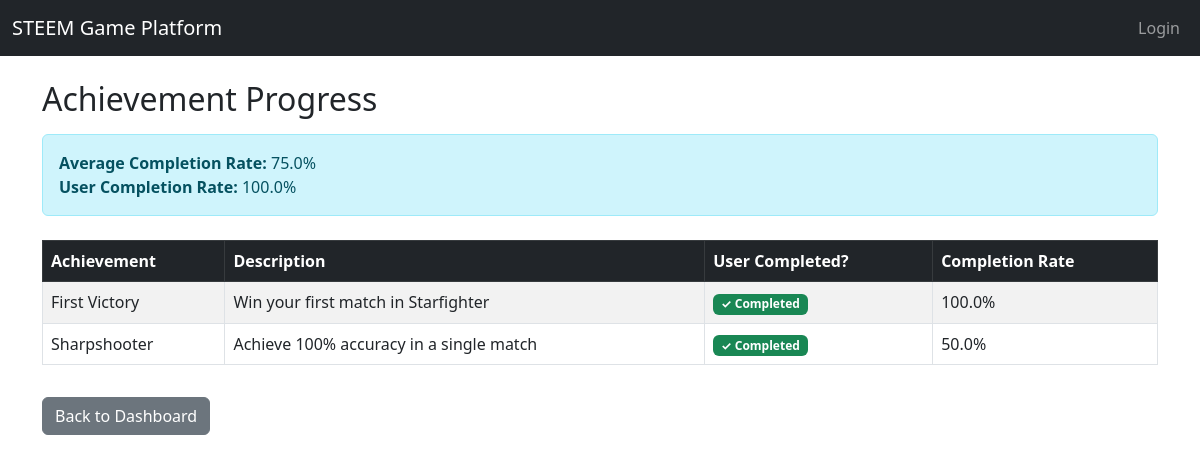
The page /user/1/game/1/achievements on the database its author committed.
### tables this page shows
CREATE TABLE Achievements (
    AchievementID INTEGER PRIMARY KEY AUTOINCREMENT,
    GameID INTEGER,
    Title TEXT NOT NULL,
    Description TEXT,
    FOREIGN KEY (GameID) REFERENCES Games(GameID)
);

### app.py (the view)
@app.route("/user/<int:userID>/game/<int:gameID>/achievements")
def user_game_achievements(userID, gameID):
    db = get_db()
    rows = db.execute(
        """
        WITH AmountsPurchased AS (
            SELECT GameID, COUNT(*) AS PurchaseCount
            FROM Purchases
            GROUP BY GameID
        ),
        AchievementCounts AS (
            SELECT a.AchievementID, COUNT(ac.UserID) AS AchievementCount
            FROM Achievements a
            LEFT JOIN Achieved ac ON ac.AchievementID = a.AchievementID
            GROUP BY a.AchievementID
        )
        SELECT
            a.AchievementID,
            a.Title AS AchievementTitle,
            a.Description,

            CASE WHEN ua.UserID IS NOT NULL THEN 1 ELSE 0 END AS UserHasAchieved,

            COALESCE(
                (1.0 * ac.AchievementCount)
                / NULLIF(ap.PurchaseCount, 0),
            0) AS AchievementRate

        FROM Achievements a
        JOIN AchievementCounts ac ON a.AchievementID = ac.AchievementID
        LEFT JOIN AmountsPurchased ap ON a.GameID = ap.GameID
        LEFT JOIN Achieved ua
               ON ua.AchievementID = a.AchievementID AND ua.UserID = ?

        WHERE a.GameID = ?
        ORDER BY a.Title ASC;
        """,
        (userID, gameID)
    ).fetchall()
    avg_game_completion = db.execute(
        """
        WITH UserAchievements AS (
            SELECT ac.UserID, a.GameID, COUNT(*) AS AchievedCount
            FROM Achievements a
            JOIN Achieved ac ON ac.AchievementID = a.AchievementID
            GROUP BY ac.UserID, a.GameID
        ),
        TotalAchievements AS (
            SELECT GameID, COUNT(*) AS TotalAchievements
            FROM Achievements
            GROUP BY GameID
        )
        SELECT COALESCE(
            ROUND(AVG(1.0 * ua.AchievedCount / ta.TotalAchievements), 3),
            0
        )
        FROM UserAchievements ua
        JOIN TotalAchievements ta ON ua.GameID = ta.GameID
        WHERE ua.GameID = ?;
        """,
        (gameID,)
    ).fetchone()[0]
    user_game_completion = db.execute(
        """
        WITH UserAchieved AS (
            SELECT COUNT(*) AS UserCount
            FROM Achieved ac
            JOIN Achievements a ON ac.AchievementID = a.AchievementID
            WHERE ac.UserID = ? AND a.GameID = ?
        ),
        TotalAchievements AS (
            SELECT COUNT(*) AS TotalCount
            FROM Achievements WHERE GameID = ?
        )
        SELECT COALESCE(
            ROUND(1.0 * ua.UserCount / NULLIF(t.TotalCount, 0), 3),
            0
        )
        FROM UserAchieved ua, TotalAchievements t;
        """,
        (userID, gameID, gameID)
    ).fetchone()[0]
    return render_template(
        "user_game_achievements.html",
        rows=rows,
        avg_game_completion=avg_game_completion,
        user_game_completion=user_game_completion,
        userID=userID
    )

### app.py (called while the page is built)
def get_db():
    if 'db' not in g:
        g.db = sqlite3.connect(DATABASE)
        g.db.row_factory = sqlite3.Row
    return g.db

### templates/user_game_achievements.html
{% extends "layout.html" %}
{% block content %}
<h2>Achievement Progress</h2>
<div class="alert alert-info mt-3">
    <strong>Average Completion Rate:</strong>
    {{ ((avg_game_completion or 0) * 100) | round(1) }}%<br>
    <strong>User Completion Rate:</strong>
    {{ ((user_game_completion or 0) * 100) | round(1) }}%
</div>
<table class="table table-bordered table-striped mt-4">
    <thead class="table-dark">
        <tr>
            <th>Achievement</th>
            <th>Description</th>
            <th>User Completed?</th>
            <th>Completion Rate</th>
        </tr>
    </thead>
    <tbody>
        {% for a in rows %}
        <tr>
            <td>{{ a.AchievementTitle }}</td>
            <td>{{ a.Description }}</td>
            <td>
                {% if a.UserHasAchieved %}
                    <span class="badge bg-success">✓ Completed</span>
                {% else %}
                    <span class="badge bg-secondary">Not Completed</span>
                {% endif %}
            </td>
            <td>
                {% if a.AchievementRate %}
                    {{ ((a.AchievementRate or 0) * 100) | round(1) }}%
                {% else %}
                    0%
                {% endif %}
            </td>
        </tr>
        {% endfor %}
    </tbody>
</table>
{% if session.get('role') == 'developer' %}
    <a href="{{ url_for('developer_dashboard') }}" class="btn btn-secondary mt-3">Back to Dashboard</a>
{% else %}
    <a href="{{ url_for('user_dashboard') }}" class="btn btn-secondary mt-3">Back to Dashboard</a>
{% endif %}
{% endblock %}

### rows shown on the page
Achievements: AchievementTitle "First Victory", Description "Win your first match in Starfighter", AchievementRate "100.0"
Achievements: AchievementTitle "Sharpshooter", Description "Achieve 100% accuracy in a single match", AchievementRate "50.0"

### other values the page prints
{{ ((avg_game_completion or 0) * 100) | round(1) }} "75.0"
{{ ((user_game_completion or 0) * 100) | round(1) }} "100.0"
